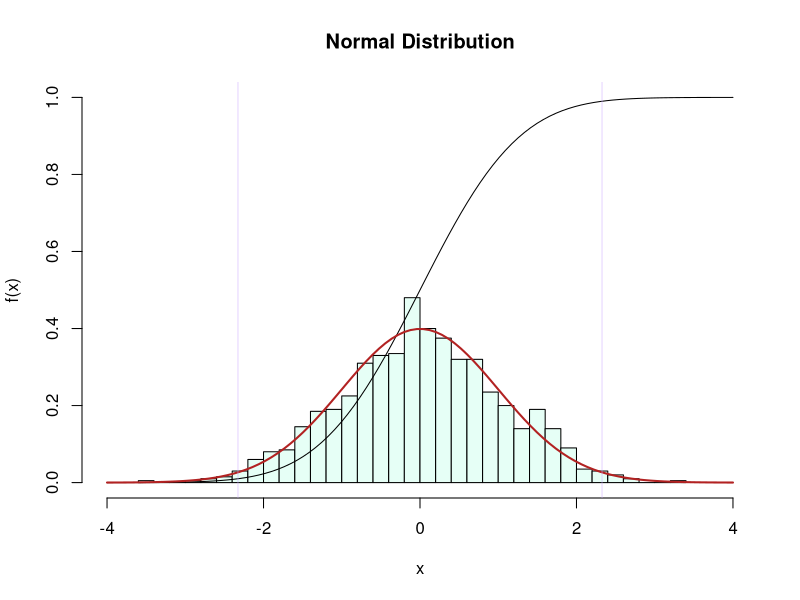
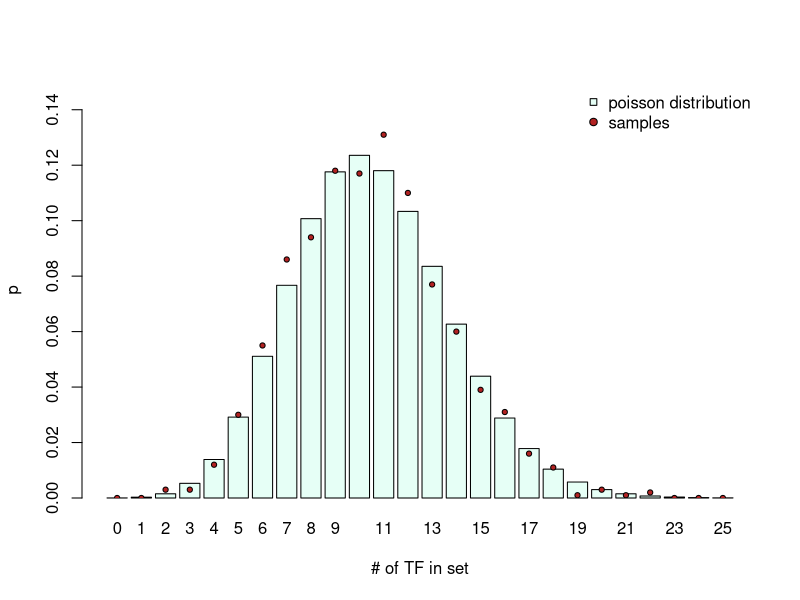
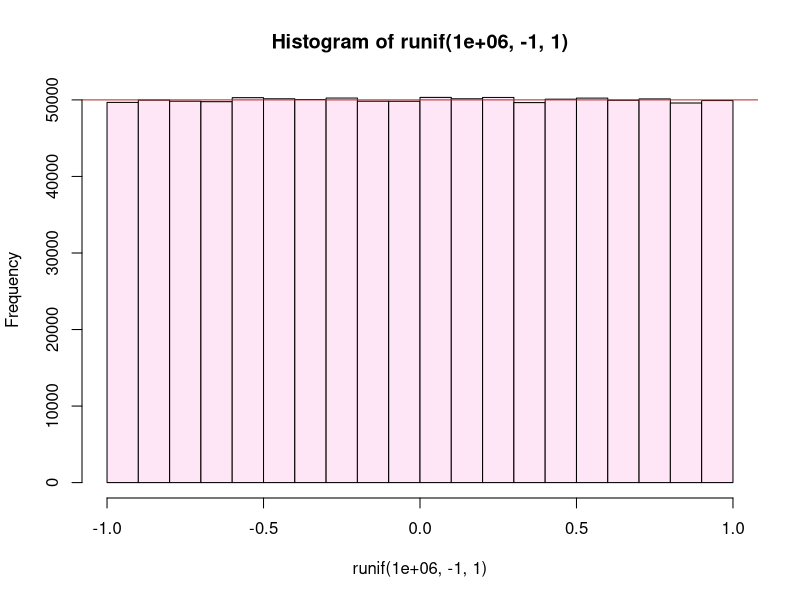
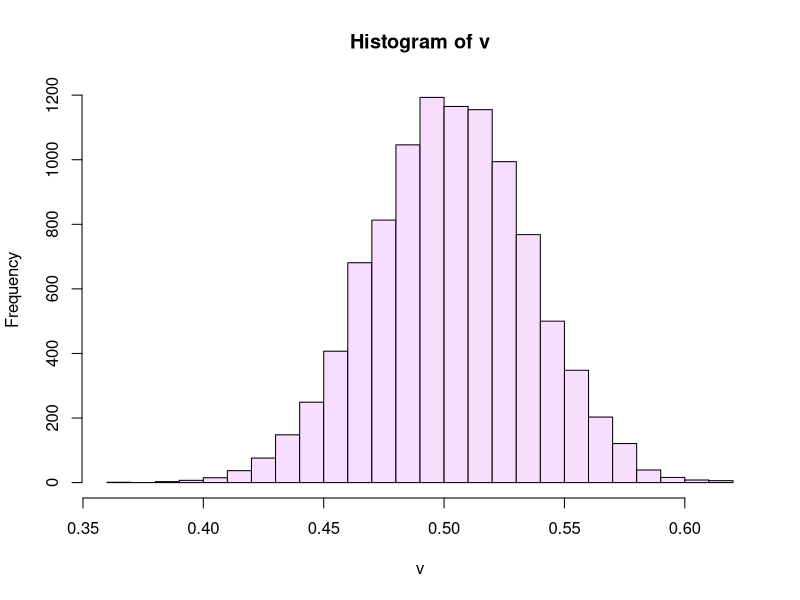
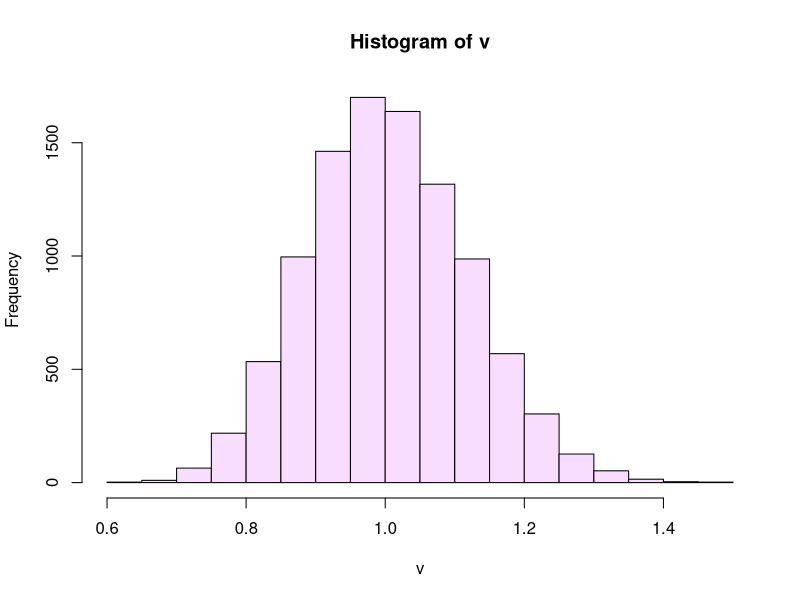
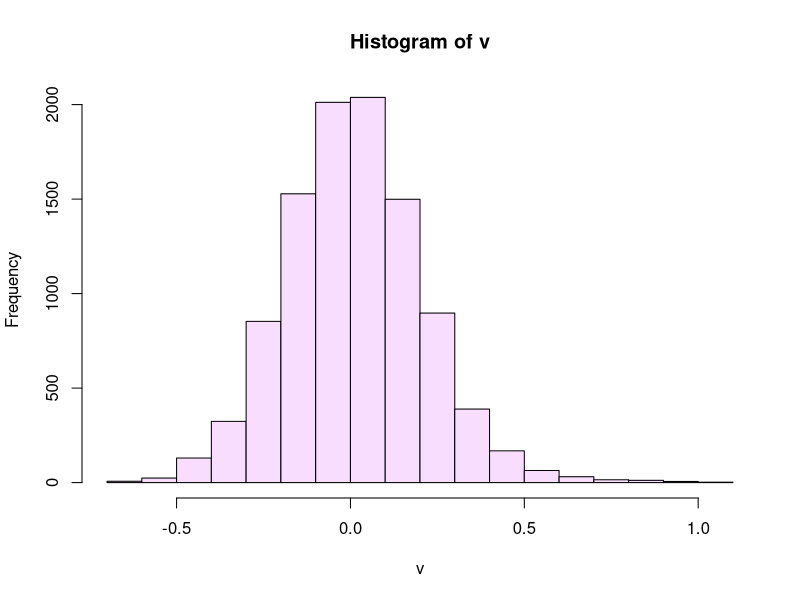
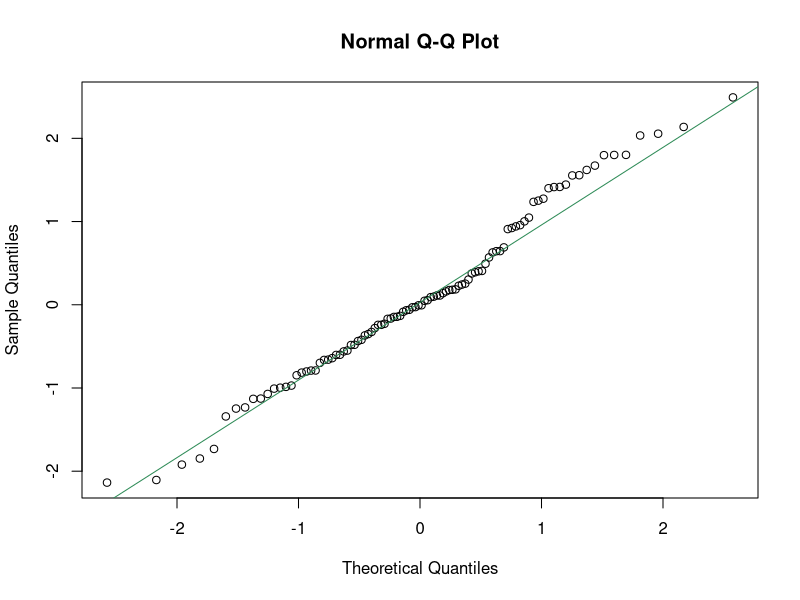
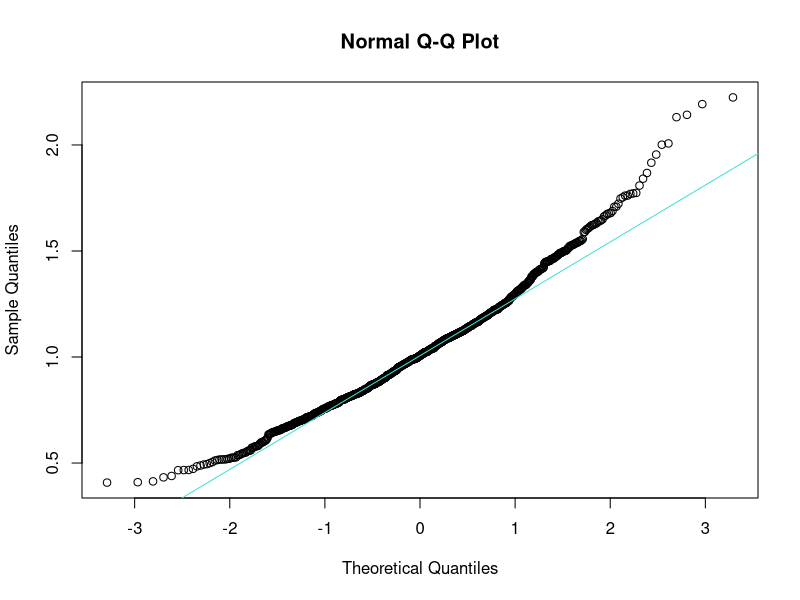

Reproduce these figures in R, in order.
# FND-STA-Probability_distribution.R
#
# Purpose:  A Bioinformatics Course:
#              R code accompanying the FND-STA-Probability_distribution unit.
#
# Version:  1.1
#
# Date:     2017  10
# Author:   Boris Steipe (boris.steipe@utoronto.ca)
#
# Versions:
#           1.1    Corrected empirical p-value
#           1.0    First code live version
#
# TODO:
#           Add tasks
#
# == DO NOT SIMPLY  source()  THIS FILE! =======================================
#
# If there are portions you don't understand, use R's help system, Google for an
# answer, or ask your instructor. Don't continue if you don't understand what's
# going on. That's not how it works ...
#
# ==============================================================================


#TOC> ==========================================================================
#TOC> 
#TOC>   Section  Title                                                   Line
#TOC> -----------------------------------------------------------------------
#TOC>   1        Introduction                                              49
#TOC>   2        Three fundamental distributions                          112
#TOC>   2.1      The Poisson Distribution                                 115
#TOC>   2.2      The uniform distribution                                 168
#TOC>   2.3      The Normal Distribution                                  188
#TOC>   3        quantile-quantile comparison                             229
#TOC>   3.1      qqnorm()                                                 239
#TOC>   3.2      qqplot()                                                 299
#TOC>   4        Quantifying the difference                               316
#TOC>   4.1      Chi2 test for discrete distributions                     350
#TOC>   4.2      Kullback-Leibler divergence                              441
#TOC>   4.2.1    An example from tossing dice                             452
#TOC>   4.2.2    An example from lognormal distributions                  574
#TOC>   4.3      Kolmogorov-Smirnov test for continuous distributions     616
#TOC> 
#TOC> ==========================================================================


# =    1  Introduction  ========================================================

# The space of possible outcomes of events is called a probability distribution
# and the properties of probability distributions are crucial to our work. Many
# distributions like the (discrete) Poisson, or the (continuous) Normal
# distribution have been characterized in great detail, their behaviour is well
# understood, and they are useful for countless applications - but we also need
# to able to work with ad hoc distributions that have never been seen before.

# Let's get a few facts about probability distributions out of the way:

# The "support" of a probability distribution is the range of outcomes that have
# a non-zero probability. The "domain" of a probability distribution is the
# range of probabilities that the distribution can take over its support. Think
# of this as the ranges on the x- and y-axis respectively. Thus the distribution
# can be written as p = f(x).

# The integral over a probability distribution is always 1. This means: the
# distribution reflects the situation that an event does occur, any event, but
# there is not "no event".

# R's inbuilt probability functions always come in four flavours:
# d...  for "density": this is the probability density function (p.d.f.),
#         the value of f(x) at x.
# p...  for "probability": this is the cumulative distribution function
#         (c.d.f.). It is 0 at the left edge of the support, and 1 at
#         the right edge.
# q... for "quantile": The quantile function returns the x value at which p...
#         takes a requested value.
# r... for "random": produces random numbers that are distributed according
#         to the p.d.f.

# To illustrate with the "Normal Distribution" (Gaussian distribution):

# 1000 normally distributed values with default parameters: mean 0, sd 1.
r <- rnorm(1000)

# pastel green: histogram of 1000 random samples
hist(r,
     freq = FALSE,
     breaks = 30,
     xlim = c(-4, 4),
     ylim = c(0, 1),
     main = "Normal Distribution",
     xlab = "x",
     ylab = "f(x)",
     col = "#E6FFF6")

# 100 equally spaced point along x
x <- seq(-4, 4, length.out = 100)

# black: c. d. f. along x. Note that this asymptotically reaches 1
points(x, pnorm(x), type = "l")

# dark red: p. d. f. along x
points(x, dnorm(x), type = "l", lwd = 2, col="firebrick")

# purple: 1% and 99% quantiles
abline(v = qnorm(c(0.01, 0.99)), lwd = 0.5, col = "#CCAAFF")

# Study this plot well and familiarize yourself with the terms.


# =    2  Three fundamental distributions  =====================================


# ==   2.1  The Poisson Distribution  ==========================================

# The Poisson distribution is a discrete probability distribution that
# characterizes how many events we expect among a given number of observations
# if the mean probability of an event is known. Assume we know that there are
# 256 transcription factors among the 6091 protein-coding genes of yeast, then
# the probability of picking a transcription factor at random from all ORFs is
# 256/6091 ~= 4.2%. How many do we expect if we look e.g. at 250 differentially
# expressed genes? This means the mean number of transcription factors  we would
# expect in that sample of differentially expressed genes is (250 * 256)/6091.

dpois(0,  (250 * 256) / 6091)       # Probability of seeing no TFs
dpois(1,  (250 * 256) / 6091)       # Probability of seing one ...
dpois(2,  (250 * 256) / 6091)       # Probability of seing two ...
dpois(3:10, (250 * 256) / 6091)     # Probability of seing from three to ten ...
sum(dpois(0:4, (250 * 256) / 6091)) # Probability of seeing four or less ...

# Lets plot this
N <- 25
x <- dpois(0:N, (250 * 256) / 6091)
names(x) <- as.character(0:N)
midPoints <- barplot(x, col = "#E6FFF6",
             axes = TRUE,
             ylim = c(0, 0.15),
             xlab = "# of TF in set",
             ylab = "p")

# Confirm that our understanding of dpois() is correct, by simulating actual
# trials:

N <- 1000
genes <- numeric(6091)   # All genes are 0
genes[1:256] <- 1        # TFs  are 1

x <- numeric(N)          # initialize vector
set.seed(112358)
for (i in 1:N) {
  x[i] <- sum(sample(genes, 250)) # sum of TFs in our sample in this trial
}

(t <- table(x)/N)

# Add these values to the plot
y <- numeric(26)                     # initialize vector with 26 slots
y[as.numeric(names(t)) + 1] <- t     # put the tabled values there (index + 1)
points(midPoints, y, pch = 21, cex = 0.7, bg = "firebrick")
legend("topright",
       legend = c("poisson distribution", "samples"),
       pch = c(22, 21),
       pt.bg = c("#E6FFF6", "firebrick"),
       bty = "n")


# ==   2.2  The uniform distribution  ==========================================

# The uniform distribution has the same probability over its entire support. R's
# runif() function takes the desired number, the min and the max as arguments.
# Let's plot a histogram of a million values between -1 and 1 to demonstrate.

hist(runif(1e6, -1, 1), breaks = 20, col = "#FFE6F6")
abline(h = 1e6/20, col="firebrick")

# One of the important uses of the uniform distribution is to write conditional
# expressions that are TRUE with a given probability. For example, to get TRUE
# values with a probability of 1/3, we pick a random number between 0 and 1, and
# ask whether the number is smaller than 1/3. Example:

runif(10) < 1/3

#confirm with a million trials
sum(runif(1e6) < 1/3)/1e6  # should be close to 0.33333...


# ==   2.3  The Normal Distribution  ===========================================

# The king of probability distributions. Why? That's because of the Central
# Limit Theorem (CLT) that essentially says that a process that is subject to
# small fluctuations will tend to normally distributed outcomes ... and in
# biology literally everything is subject to small fluctuations.

# Lets simulate: Lets create a vector of 12345 numbers, choose samples of size
# 77 from that vector and calculate the mean. We do that 9999 times. I am just
# using odd numbers so it is clear in the code which number represents what.

x <- runif(12345)
v <- numeric(9999)
for (i in 1:length(v)) {
  v[i] <- mean(sample(x, 77))
}

hist(v, breaks = 20, col = "#F8DDFF")

# Let's try this again, this time sampling from an exponential distribution ...
x <- rexp(12345)
v <- numeric(9999)
for (i in 1:length(v)) {
  v[i] <- mean(sample(x, 77))
}

hist(v, breaks = 20, col = "#F8DDFF")

# ... or from a t-distribution ...
x <- rt(12345, df = 3)
v <- numeric(9999)
for (i in 1:length(v)) {
  v[i] <- mean(sample(x, 77))
}

hist(v, breaks = 20, col = "#F8DDFF")

# The outcomes all give normal distributions, regardless what the details of our
# original distribution were!


# =    3  quantile-quantile comparison  ========================================


# Once we have observed a distribution of outcomes, the next task is often to
# quantify whether the values correspond to a known distribution. This can be
# done with quantile-quantile plots that plot the quantile values of one
# distribution against those of the other. Identically distributed quantiles lie
# on a straight line.


# ==   3.1  qqnorm()  ==========================================================

# The functions qqnorm() and qqline() perform this
# comparison with the normal distribution.

set.seed(1112358)
x <- rnorm(100, mean=0, sd=1) # 100 normally distributed balues
qqnorm(x)
qqline(x, col = "seagreen")

# Our variables in x appear normally distribute - which is not surprising since
# we produced them with rnorm(). What about the kind of sampling we did above?
# Let's test whether samples from an exponential distribution are normally
# distributed (previously we just visually inspected the histogram.)

# Create a vector of sample means from the exponential distribution; use
# only a few samples for the mean
set.seed(112358)
x <- rexp(12345)
v <- numeric(999)
for (i in 1:length(v)) {
  v[i] <- mean(sample(x, 12))
}
qqnorm(v)
qqline(v, col = "turquoise") # normal

#try with more samples
for (i in 1:length(v)) {
  v[i] <- mean(sample(x, 77))
}
qqnorm(v)
qqline(v, col = "steelblue") # normal

#try with many samples
for (i in 1:length(v)) {
  v[i] <- mean(sample(x, 374))
}
qqnorm(v)
qqline(v, col = "plum") # normal

# Exactly as the CLT predicts, the more often we sample - we tried
# 12, 77, and 374 samples - the more "normal" the distribution looks.

# What does a distribution look like that is NOT normal?
# Let's try simulating an "Extreme value distribution". This type of
# distribution appears if we choose the max() of a sample

set.seed(112358)
rEVD <- numeric(9999)
for (i in seq_along(rEVD)) {
  rEVD[i] <- max(rnorm(100))
}
hist(rEVD, breaks = 20, col = "orchid")
# Note the long tail on the right!

qqnorm(rEVD)
qqline(rEVD, col = "orchid") # normal

# Definitely not "normal"!

# ==   3.2  qqplot()  ==========================================================

# qqplot() works like qqnorm(), except that we compare two arbitrary
# distribtutions, rather than one distribution against the normal distribution
# as we did before. Sample against sample.

x <- seq(0, 4, length.out = 100)

dl <- dlnorm(x) # log-normal distribution
dg <- dgamma(x, shape=1.5)   # gamma distribution

plot(dl, type="l")
points(dg, type="l", col = "maroon")

qqplot(dl, dg) # clearly not equal


# =    4  Quantifying the difference  ==========================================


# Quantile-quantile plots give us a visual estimate, but how do we quantify the
# difference between distributions? Let's compare two types of extreme-value
# distributions, a lognormal distribution with the same distribution that is
# slightly shifted, and three gamma distributions with three different shape
# parameters. Let's define and visualize the distributions first, to see what
# we are comparing.

x <- seq(0, 4, length.out = 100)

set.seed(112358)
dl1 <- dlnorm(x) # log-normal distribution
dl2 <- dlnorm(x - 0.25) # log-normal distribution, shifted right (a bit)
dg1.2 <- dgamma(x, shape=1.2)   # three gamma distributions with...
dg1.5 <- dgamma(x, shape=1.5)   # ...wider, and wider...
dg1.9 <- dgamma(x, shape=1.9)   # ...peak

myCols <- c("black", "grey", "maroon", "turquoise", "steelblue")

plot(dl1, type="l", lwd=2)   # visualize the distributions
points(dl2, type="l", col = myCols[2])
points(dg1.2, type="l", col = myCols[3])
points(dg1.5, type="l", col = myCols[4])
points(dg1.9, type="l", col = myCols[5])
legend("topright",
       legend = c("dl1", "dl2", "dg1.2", "dg1.5", "dg1.9"),
       lty = 1,
       lwd = c(2, 1, 1, 1, 1),
       col = myCols,
       bty = "n")


# ==   4.1  Chi2 test for discrete distributions  ==============================

# The chi2 test can be used to compare discrete distributions - even though
# it is not ideal for this purpose.
# (https://stats.stackexchange.com/questions/113692/test-identicality-of-discrete-distributions)
#
# Let's draw 100 random variables according to our target distributions
N <- 100
set.seed(112358)
rL1   <- rlnorm(N) # log-normal distribution
rL2   <- rlnorm(N, meanlog = 0.25) # log-normal distribution, shifted right
rG1.2 <- rgamma(N, shape=1.2)   # three gamma distributions with...
rG1.5 <- rgamma(N, shape=1.5)   # ...wider, and wider...
rG1.9 <- rgamma(N, shape=1.9)   # ...peak

maxX <- max(c(rL1, rL2, rG1.2, rG1.5, rG1.9))

myBreaks <- seq(0, 5, length.out = 10) # 9 intervals from 0 to 5...
myBreaks <- c(myBreaks, maxX) # ... and one that contains the outliers

# It's easy to plot a histogram of one set of random deviates...
hist(rG1.5, breaks = myBreaks, col = myCols[4])

# ... but basic R has no inbuilt function to stack histogram bars side-by-side.
# We use the multhist() function in the plotrix package: check out the
# package information - plotrix has _many_ useful utilities to enhance
# plots or produce informative visualizations.

if (! require(plotrix, quietly=TRUE)) {
  install.packages("plotrix")
  library(plotrix)
}
# Package information:
#  library(help = plotrix)       # basic information
#  browseVignettes("plotrix")    # available vignettes
#  data(package = "plotrix")     # available datasets


h <- multhist(list(rL1, rL2, rG1.2, rG1.5, rG1.9 ),
              breaks = myBreaks,
              col = myCols)
legend("topright",
       legend = c("rL1", "rL2", "rG1.2", "rG1.5", "rG1.9"),
       pch=15,
       col = myCols,
       bty="n")

# We have assigned the output of multihist to the variable h, which now
# contains the densities, midpoints, breaks etc. of the histogram ...
# as well as the matrix of counts:
h[[2]]

# But using hist() or multhist() for binning is a bit of a hack - even though
# it works, of course. The "real" R function to bin data is cut(). cut()
# sorts the values of a vector into bins, and returns the bin-labels as
# integers.

x <- cut(rL1, breaks = myBreaks, labels = FALSE)
table(x)

countsL1   <- table(cut(rL1  , breaks = myBreaks, labels = FALSE))
countsL2   <- table(cut(rL2  , breaks = myBreaks, labels = FALSE))
countsG1.2 <- table(cut(rG1.2, breaks = myBreaks, labels = FALSE))
countsG1.5 <- table(cut(rG1.5, breaks = myBreaks, labels = FALSE))
countsG1.9 <- table(cut(rG1.9, breaks = myBreaks, labels = FALSE))


chisq.test(countsL1, countsL2)

# Note that this use of the chi2 test does not have very much power, since it
# does not assume the values for the bins are ordered, but takes them to
# be independent. Also, chisq.test() complains about the Chi-squared
# approximation to be possibly incorrect because some of the counts are small.
# In this case, rather than rely on the in-built chi-square table, we can do
# an explicit simulation to estimate the p-value for the null hypothesis.
#
chisq.test(countsL1, countsL2, simulate.p.value = TRUE, B = 10000)

# Note that the probability that the samples came from the same distribution is
# quite high. We don't seem to be able to distinguish l1 and l2 with the chi2
# test.

# Let's calculate this for the other distribution too:

chisq.test(countsL1, countsG1.2, simulate.p.value = TRUE, B = 10000)
chisq.test(countsL1, countsG1.5, simulate.p.value = TRUE, B = 10000)
chisq.test(countsL1, countsG1.9, simulate.p.value = TRUE, B = 10000)

# As a result, we would conclude that none of these distributions are
# significantly different.

# ==   4.2  Kullback-Leibler divergence  =======================================

# For discrete probability distributions, there is a much better statistic, the
# Kullback-Leibler divergence (or relative entropy). It is based in information
# theory, and evaluates how different the matched pairs of outcome categories
# are. Its inputs are the probability mass functions (p.m.f.) of the two
# functions to be compared. A probability mass function is the probability of
# every outcome the process can have. Kullback-Leibler divergence therefore can
# be applied to discrete distributions. But we need to talk a bit about
# converting counts to p.m.f.'s.

# ===  4.2.1  An example from tossing dice                        

#  The p.m.f of an honest die is (1:1/6, 2:1/6, 3:1/6, 4:1/6, 5:1/6, 6:1/6). But
#  there is an issue when we convert sampled counts to frequencies, and estimate
#  probabilities with these frequencies. The problem is: by chance we might not
#  have observed a particular outcome! Consider this example:

set.seed(47)
N <- 20
(counts <- table(sample(1:6, N, replace = TRUE)))

# We have not observed a "2"!
#
# Now, if we convert the counts to frequencies, and assume these to be
# probabilities, we get an observed p.m.f:
pmf <- numeric(6)
for (i in seq_along(counts)) {
  outcome <- as.integer(names(counts)[i])
  pmf[outcome] <- counts[i]/N
}
names(pmf) <- 1:6
pmf

# This means we assign a probability of 0 to the outcome "2" - because we
# haven't observed it. But how do we compare it then? What does it mean when we
# should have 1/6 of "2"s but we have none whatsoever? Taken at face value it
# means we are comparing apples to oranges - essentially a five-faced die with a
# six-faced die - and therefore divergence is infinitely large. Obviously, that
# was just a problem caused by our limited sampling, but the question remains:
# how do we account for missing data? There are several solutions, for example,
# for ordered data one could substitute the average values of the two bracketing
# outcomes. But a simple and quite robust solution is to add "pseudocounts".
# This is called adding a Laplace prior, or a Jeffreys prior: in our case,
# simply add 0.5 to every value that the two functions don't share.

# pmf of an honest die
pmfHD <- rep(1/6, 6)
names(pmfHD) <- 1:6
pmfHD

# pmf, estimated from our sampled counts with and without pseudocounts

pmfPC <- numeric(6) + 0.5
for (i in seq_along(counts)) {
  outcome <- as.integer(names(counts)[i])
  pmfPC[outcome] <- counts[i] + pmfPC[outcome]
}
pmfPC <- pmfPC / sum(pmfPC)
names(pmfPC) <- 1:6
pmf     # before
pmfPC   # after

# The definition of a function that takes samples and returns a pmf
# with pseudocounts is straightforward, but requires a bit of juggling
# the observed values into the right slots. Here's what this can look like:

pmfPC <- function(cts, nam) {
  # Convert counts to a p.m.f, adding a pseudocount of 0.5 to all categories
  # of outcomes (Jeffreys prior).
  # Parameters:
  #    cts  num   raw counts
  #    nam        names of the categories, converted to char
  # Value   a probability mass function

  nam <- as.character(nam)
  if (!all(names(cts) %in% nam)) {
    stop("PANIC: names in \"cts\" do not match \"nam\"!")
  }
  pmf <- numeric(length(nam))
  names(pmf) <- nam
  pmf[names(cts)] <- cts[names(cts)]
  pmf <- pmf + 0.5    # add pseudocounts
  return(pmf/sum(pmf))
}



# The definition of the Kullback-Leibler divergence itself is quite simple
# actually: for two distributions, p and q it is sum(p * log( p / q))

KLdiv <- function(p, q) {
  # p and q are two pmfs of discrete probability distributions
  # with the same outcomes, which are nowhere 0.
  # Value:  Kullback-Leibler divergence  sum(p * log( p / q))).

  if (length(p) != length(q)) {
    stop("PANIC: input vector lengths differ!")
  }
  if (any(c((p == 0), (q == 0)))) {
    stop("PANIC: 0's found in input vectors!")
  }

  return(sum(p * log( p / q )))
}

# Now we can calculate KL-divergences for our six-faced die example:

KLdiv(rep(1/6, 6), pmfPC(counts, 1:6)) # p.m.f. of an honest die vs. our
                                       # actual counts

# Is that a lot? Let's look at the distribution of KL-divergences in our
# six-sided die scenario: p.m.f. of 20 samples each versus the theoretical
# p.m.f.

N <- 1000
nSample <- 20
divs <- numeric(N)
for (i in 1:N) {
  x <- table(sample(1:6, nSample, replace = TRUE))
  divs[i] <- KLdiv(rep(1/6, 6), pmfPC(x, 1:6))
}

hist(divs,
     col = "whitesmoke",
     xlab = "Kullback-Leibler divergence",
     main = sprintf("%d samples of honest die", nSample))
abline(v = KLdiv(rep(1/6, 6), pmfPC(counts, 1:6)), col="firebrick")

# We see that our example sample (KL-divergence marked with the red line) is
# somewhat but not drastically atypical.


# ===  4.2.2  An example from lognormal distributions             

# We had compared a set of lognormal and gamma distributions above, now we
# can use KL-divergence to quantify their similarity:

pmfL1 <- pmfPC(countsL1, nam = 1:10)
pmfL2 <- pmfPC(countsL2, nam = 1:10)
KLdiv(pmfL1, pmfL2)  # 0.1087

# To evaluate what this number means, we can run a simple simulation: we create
# random samples according to the rL1 distribution, calculate the Kullback
# Leibler divergence with countsL1, and compare the distribution we get with the
# value we observed as the difference with discL2. Essentially, this tells us
# the probability that countsL2 is actually a sample from the L1 function. Here we
# go:

N <- 1000
divs <- numeric(N)

set.seed(31416)
for (i in 1:N) {
  x <- rlnorm(100) # get random samples from our reference distributions
  y <- table(cut(x, breaks = myBreaks, labels = FALSE))  # tabulate counts
  q <- pmfPC(y, nam = 1:10)  # convert to p.m.f. with pseudocounts
  divs[i] <- KLdiv(pmfL1, q)     # calculate Kullback-Leibler divergence
}

hist(divs,
     col = "thistle",
     xlab = "Kullback-Leibler divergence",
     main = sprintf("Samples from shifted lnorm()"))
abline(v = KLdiv(pmfL1, pmfL2), col="firebrick")

# How many KL-divergences were less than the difference we observed?
sum(divs < KLdiv(pmfL1, pmfL2)) #933

# Therefore the empirical p-value that the samples came from the same
# distribution is only 100 * ((N - 933) + 1) / (N + 1) (%) ... 6.8%. You see
# that this gives a much more powerful statistical approach than the chi2 test
# we used above.


# ==   4.3  Kolmogorov-Smirnov test for continuous distributions  ==============

# The Kolmogorov-Smirnov (KS) test is meant for continuous distributions, i.e.
# the probability it calculates assumes that the function values are all
# different. In the case of random samples, that is a reasonable assumption. KS
# is a two-sample goodness of fit test, i.e. it has a null-hypothesis that the
# samples were taken from the same (unknown) distribution, and then asks whether
# this is likely, given the actual values. It is sensitive both to differences
# in location (position of the mean), and differences in shape. R has the
# ks.test() function to calculate it.

ks.test(dl1, dl2)     # vs. shifted log-normal.
ks.test(dl1, dg1.2)   # vs. the three gamma distributions
ks.test(dl1, dg1.5)
ks.test(dl1, dg1.9)
ks.test(dg1.5, dg1.9) # the two last gammas against each other

# (The warnings about the presence of ties comes from the 0's in our function
# values). The p-value that these distributions are samples of the same
# probability distribution gets progressively smaller.



# [END]
